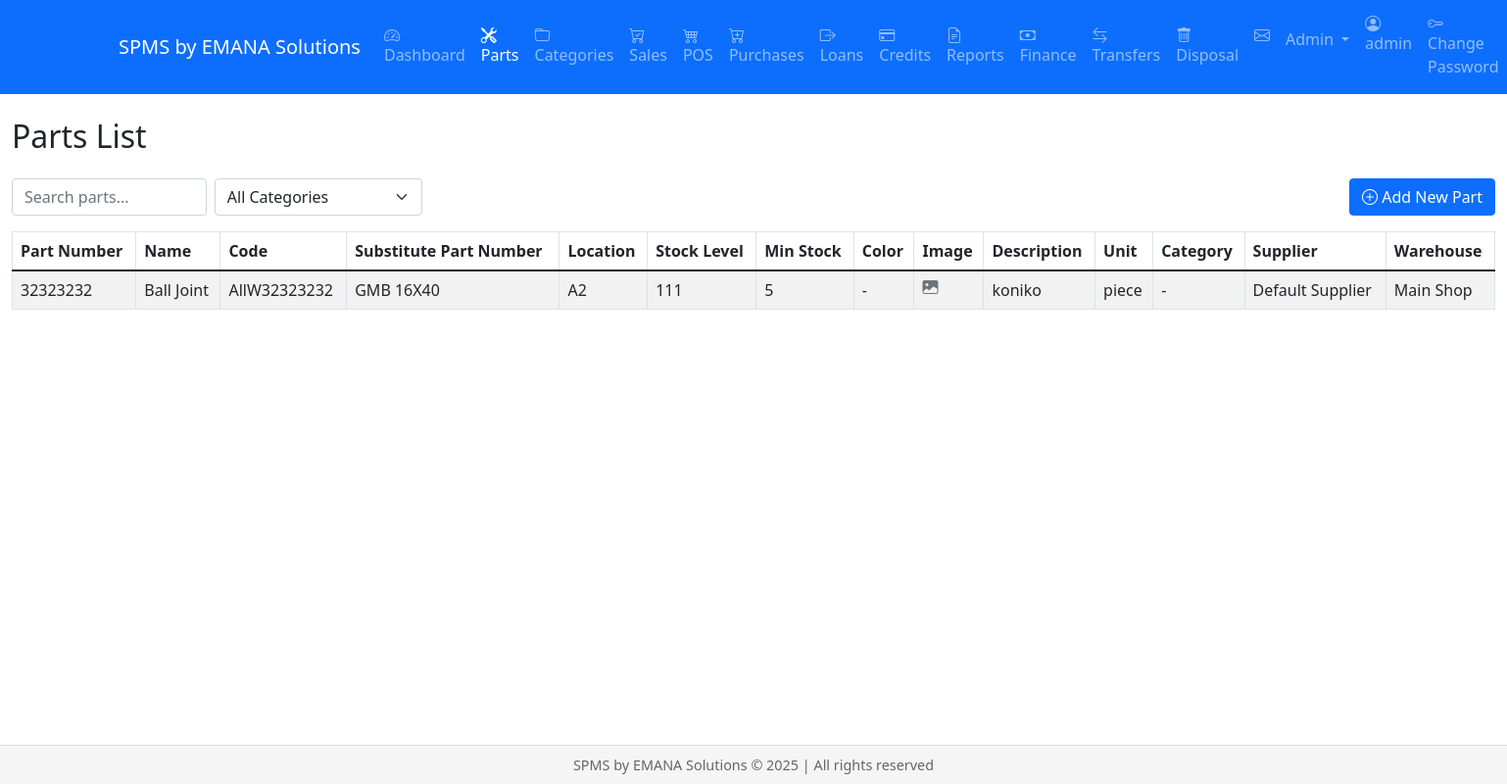
/parts/staff (signed in), run on the app's committed database.
### models.py (models this page shows, shortened)
class User(db.Model, UserMixin):
    id = db.Column(db.Integer, primary_key=True)
    username = db.Column(db.String(80), unique=True, nullable=False)
    email = db.Column(db.String(120), unique=True, nullable=False)
    password_hash = db.Column(db.String(256))
    role = db.Column(db.String(20), default='staff')  # admin, manager, staff
    created_at = db.Column(db.DateTime, default=datetime.utcnow)
    active = db.Column(db.Boolean, default=True)  # Renamed from is_active to active
    fs_uniquifier = db.Column(db.String(64), unique=True, nullable=False)
    confirmed_at = db.Column(db.DateTime, nullable=True, default=None)
    roles = db.relationship('Role', secondary=roles_users, backref=db.backref('users', lazy='dynamic'))
    @property
    def is_authenticated(self):
        return True
    @property
    def is_active(self):
        return self.active  # Now returns the active column value

class Part(db.Model):
    __tablename__ = 'parts'
    id = db.Column(db.Integer, primary_key=True)
    part_number = db.Column(db.String(100), unique=True, nullable=False)
    name = db.Column(db.String(200), nullable=False)
    description = db.Column(db.Text)
    stock_level = db.Column(db.Integer, default=0)
    cost_price = db.Column(db.Float, default=0.0)
    selling_price = db.Column(db.Float, default=0.0)
    location = db.Column(db.String(100))
    manufacturer = db.Column(db.String(100), nullable=False)
    quality_level = db.Column(db.String(20), nullable=False)
    code = db.Column(db.String(100))
    substitute_part_number = db.Column(db.String(100))  # Changed from make
    min_stock = db.Column(db.Integer, default=0)  # Added minimum stock level
    weight = db.Column(db.Float)
    height = db.Column(db.Float)
    length = db.Column(db.Float)
    width = db.Column(db.Float)
    color = db.Column(db.String(50))
    image_url = db.Column(db.String(255))
    unit = db.Column(db.String(20))  # piece, set, box
    min_price = db.Column(db.Float)
    max_price = db.Column(db.Float)
    cost_price = db.Column(db.Float)  # Average cost price
    category_id = db.Column(db.Integer, db.ForeignKey('category.id'))
    supplier_id = db.Column(db.Integer, db.ForeignKey('supplier.id'))
    warranty_period = db.Column(db.Integer)  # in months
    barcode = db.Column(db.String(100), unique=True)
    created_at = db.Column(db.DateTime, default=datetime.utcnow)
    updated_at = db.Column(db.DateTime, onupdate=datetime.utcnow)
    cost_price_dirham = db.Column(db.Float, default=0.0)

class Supplier(db.Model):
    id = db.Column(db.Integer, primary_key=True)
    name = db.Column(db.String(200), nullable=False)
    contact_person = db.Column(db.String(100))
    email = db.Column(db.String(120))
    phone = db.Column(db.String(20))
    address = db.Column(db.Text)
    payment_terms = db.Column(db.Text)
    parts = db.relationship('Part', backref='supplier', lazy=True)

class WarehouseStock(db.Model):
    id = db.Column(db.Integer, primary_key=True)
    warehouse_id = db.Column(db.Integer, db.ForeignKey('warehouse.id'))
    part_id = db.Column(db.Integer, db.ForeignKey('parts.id'))  # Note: using 'parts' table name
    quantity = db.Column(db.Integer, default=0)
    warehouse = db.relationship('Warehouse',
                              backref=db.backref('stock_items', lazy=True),
                              foreign_keys=[warehouse_id],
                              primaryjoin='WarehouseStock.warehouse_id == Warehouse.id')
    part = db.relationship('Part',
                          backref=db.backref('warehouse_stocks', lazy=True),
                          foreign_keys=[part_id],
                          primaryjoin='WarehouseStock.part_id == Part.id')

class Warehouse(db.Model):
    id = db.Column(db.Integer, primary_key=True)
    name = db.Column(db.String(100), nullable=False)
    location = db.Column(db.String(200))

### views/parts.py (the view)
@parts.route('/parts/staff')
@login_required
def staff_list_parts():
    page = request.args.get('page', 1, type=int)
    pagination = Part.query.order_by(desc(Part.created_at)).paginate(page=page, per_page=10, error_out=False)
    parts = pagination.items
    for part in parts:
        total_stock = sum(stock.quantity for stock in part.warehouse_stocks)
        part.stock_level = total_stock
    categories = Category.query.all()
    return render_template('parts/staff_list.html', parts=parts, categories=categories, pagination=pagination)

### templates/parts/staff_list.html (shortened to what this page needs)
{% extends "base.html" %}
{% block content %}
<div class="container-fluid">
    <h2 class="mb-4">Parts List</h2>
    <div class="d-flex justify-content-between mb-3">
        <div class="d-flex gap-2">
            <input type="text" class="form-control" id="searchInput" placeholder="Search parts...">
            <select class="form-select" id="categoryFilter">
                <option value="">All Categories</option>
            </select>
        </div>
        <a href="{{ url_for('parts.add_part') }}" class="btn btn-primary">
            <i class="bi bi-plus-circle"></i> Add New Part
        </a>
    </div>
    <div class="table-responsive">
        <table class="table table-striped table-bordered">
            <thead>
                <tr>
                    <th>Part Number</th>
                    <th>Name</th>
                    <th>Code</th>
                    <th>Substitute Part Number</th>
                    <th>Location</th>
                    <th>Stock Level</th>
                    <th>Min Stock</th>
                    <th>Color</th>
                    <th>Image</th>
                    <th>Description</th>
                    <th>Unit</th>
                    <th>Category</th>
                    <th>Supplier</th>
                    <th>Warehouse</th>
                </tr>
            </thead>
            <tbody>
                {% for part in parts %}
                <tr>
                    <td>{{ part.part_number }}</td>
                    <td>{{ part.name }}</td>
                    <td>{{ part.code|default('-') }}</td>
                    <td>{{ part.substitute_part_number|default('-') }}</td>
                    <td>{{ part.location }}</td>
                    <td>{{ part.stock_level }}</td>
                    <td>{{ part.min_stock }}</td>
                    <td>{{ part.color if part.color else '-' }}</td>
                    <td>
                        {% if part.image_url %}
                            <img src="{{ part.image_url }}"
                                 alt="{{ part.name }}"
                                 class="img-thumbnail"
                                 style="max-height: 50px; cursor: pointer"
                                 onclick="showFullImage('{{ part.image_url }}', '{{ part.name }}')"
                            >
                        {% else %}
                            <i class="bi bi-image-fill text-muted"></i>
                        {% endif %}
                    </td>
                    <td>{{ part.description|truncate(50) if part.description else '-' }}</td>
                    <td>{{ part.unit if part.unit else '-' }}</td>
                    <td>{{ part.category.name if part.category else '-' }}</td>
                    <td>{{ part.supplier.name if part.supplier else '-' }}</td>
                    <td>
                        {% if part.warehouse_stocks %}
                            {% for stock in part.warehouse_stocks %}
                                {{ stock.warehouse.name }}{% if not loop.last %}, {% endif %}
                            {% endfor %}
                        {% else %}
                            -
                        {% endif %}
                    </td>
                </tr>
                {% endfor %}
            </tbody>
        </table>
    </div>
</div>
{% endblock %}

### templates/base.html (shortened to what this page needs)
<html lang="en">
<head>
    <link rel="stylesheet" href="{{ url_for('static', filename='css/jquery-ui.css') }}">
    <link rel="stylesheet" href="{{ url_for('static', filename='css/bootstrap.min.css') }}">
    <link rel="stylesheet" href="{{ url_for('static', filename='css/bootstrap-icons.css') }}">
</head>
<body>
    <nav class="navbar navbar-expand-lg navbar-dark bg-primary mb-4">
        <div class="container">
            <a class="navbar-brand" href="{{ url_for('dashboard.index') }}">
                SPMS by EMANA Solutions
            </a>
            <div class="collapse navbar-collapse" id="navbarNav">
                {% if current_user.is_authenticated %}
                <ul class="navbar-nav">
                    <li class="nav-item">
                        <a class="nav-link {% if request.endpoint and request.endpoint.startswith('dashboard.') %}active{% endif %}"
                           href="{{ url_for('dashboard.index') }}">
                            <i class="bi bi-speedometer2"></i> Dashboard
                        </a>
                    </li>
                    <li class="nav-item">
                        <a class="nav-link {% if request.endpoint and request.endpoint.startswith('parts.') %}active{% endif %}"
                           href="{% if current_user.role == 'staff' %}{{ url_for('parts.staff_list_parts') }}{% else %}{{ url_for('parts.list_parts') }}{% endif %}">
                            <i class="bi bi-tools"></i> Parts
                        </a>
                    </li>
                    {% if current_user.role in ['admin', 'manager'] %}
                    <li class="nav-item">
                        <a class="nav-link {% if request.endpoint and request.endpoint.startswith('categories.') %}active{% endif %}"
                           href="{{ url_for('categories.list_categories') }}">
                            <i class="bi bi-folder"></i> Categories
                        </a>
                    </li>
                    {% endif %}
                    <li class="nav-item">
                        <a class="nav-link {% if request.endpoint and request.endpoint.startswith('sales.') %}active{% endif %}"
                           href="{{ url_for('sales.list_sales') }}">
                            <i class="bi bi-cart-check"></i> Sales
                        </a>
                    </li>
                    <li class="nav-item">
                        <a class="nav-link {% if request.endpoint and request.endpoint.startswith('pos.') %}active{% endif %}"
                           href="{{ url_for('pos.index') }}">
                            <i class="bi bi-cart4"></i> POS
                        </a>
                    </li>
                    {% if current_user.role in ['admin', 'manager'] %}
                    <li class="nav-item">
                        <a class="nav-link {% if request.endpoint and request.endpoint.startswith('purchases.') %}active{% endif %}"
                           href="{{ url_for('purchases.list_purchases') }}">
                            <i class="bi bi-cart-plus"></i> Purchases
                        </a>
                    </li>
                    {% endif %}
                    <li class="nav-item">
                        <a class="nav-link {% if request.endpoint and request.endpoint.startswith('loans.') %}active{% endif %}"
                           href="{{ url_for('loans.list_loans') }}">
                            <i class="bi bi-box-arrow-right"></i> Loans
                        </a>
                    </li>
                    {% if current_user.role in ['admin', 'manager'] %}
                    <li class="nav-item">
                        <a class="nav-link {% if request.endpoint and request.endpoint.startswith('credits.') %}active{% endif %}"
                           href="{{ url_for('credits.list_credits') }}">
                            <i class="bi bi-credit-card"></i> Credits
                        </a>
                    </li>
                    {% endif %}
                    {% if current_user.role in ['admin', 'manager'] %}
                    <li class="nav-item">
                        <a class="nav-link {% if request.endpoint and request.endpoint.startswith('reports.') %}active{% endif %}"
                           href="{{ url_for('reports.index') }}">
                            <i class="bi bi-file-earmark-text"></i> Reports
                        </a>
                    </li>
                    {% endif %}
                    {% if current_user.role in ['admin', 'manager'] %}
                    <li class="nav-item">
                        <a class="nav-link {% if request.endpoint and request.endpoint.startswith('finance.') %}active{% endif %}"
                           href="{{ url_for('finance.index') }}">
                            <i class="bi bi-cash"></i> Finance
                        </a>
                    </li>
                    {% endif %}
                    {% if current_user.is_authenticated and current_user.role in ['admin', 'manager', 'staff'] %}
                    <li class="nav-item">
                        <a class="nav-link {% if request.endpoint and request.endpoint.startswith('transfers.') %}active{% endif %}"
                           href="{{ url_for('transfers.list_transfers') }}">
                            <i class="bi bi-arrow-left-right"></i> Transfers
                        </a>
                    </li>
                    {% endif %}
                    {% if current_user.is_authenticated and current_user.role in ['admin', 'manager'] %}
                    <li class="nav-item">
                        <a class="nav-link {% if request.endpoint and request.endpoint.startswith('disposals.') %}active{% endif %}"
                           href="{{ url_for('disposals.list_disposals') }}">
                            <i class="bi bi-trash"></i> Disposal
                        </a>
                    </li>
                    {% endif %}
                    <li class="nav-item">
                        <a class="nav-link" href="{{ url_for('messages.list_messages') }}">
                            <i class="bi bi-envelope"></i>
                        </a>
                    </li>
                    {% if current_user.role == 'admin' %}
                    <li class="nav-item dropdown">
                        <a class="nav-link dropdown-toggle" href="#" id="adminDropdown" role="button"
                           data-bs-toggle="dropdown" aria-expanded="false">
                            Admin
                        </a>
                    </li>
                    {% endif %}
                </ul>
                <ul class="navbar-nav ms-auto">
                    <li class="nav-item">
                        <span class="nav-link"><i class="bi bi-person-circle"></i> {{ current_user.username }}</span>
                    </li>
                    <li class="nav-item">
                        <a class="nav-link {% if request.endpoint and request.endpoint.startswith('profile.') %}active{% endif %}"
                           href="{{ url_for('profile.change_password') }}">
                            <i class="bi bi-key"></i> Change Password
                        </a>
                    </li>
                </ul>
                {% endif %}
            </div>
        </div>
    </nav>
    <div class="content-wrapper">
        {% block content %}{% endblock %}
    </div>
    <footer class="footer">
        <div class="container">
            SPMS by EMANA Solutions &copy; {{ current_year }} | All rights reserved
        </div>
    </footer>
</body>
</html>

### templates/base.html (style rules this page uses)
.footer { position: fixed; bottom: 0; width: 100%; height: 40px; line-height: 40px; background-color: #f5f5f5; text-align: center; font-size: 0.9em; color: #666; border-top: 1px solid #ddd; }
.content-wrapper { margin-bottom: 60px; }

### data on the page
User: username "admin"
Part: part_number "32323232", name "Ball Joint", code "AllW32323232", substitute_part_number "GMB 16X40", location "A2", stock_level "111", min_stock "5", color "-", description "koniko", unit "piece", category "-", supplier "Default Supplier"
WarehouseStock: warehouse.name "Main Shop"
